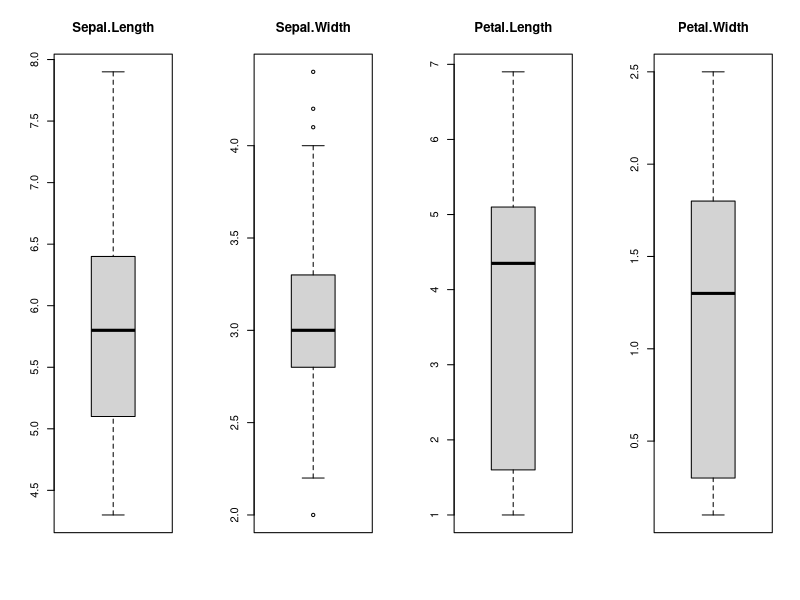
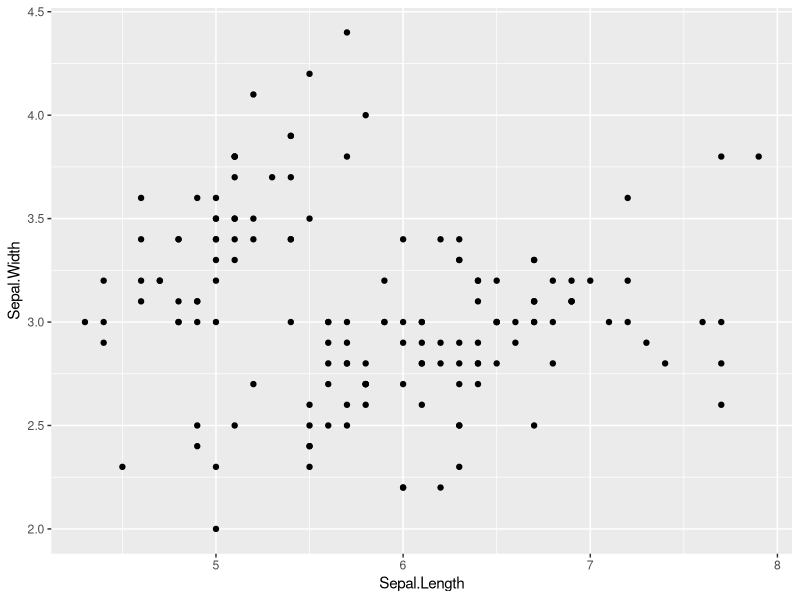
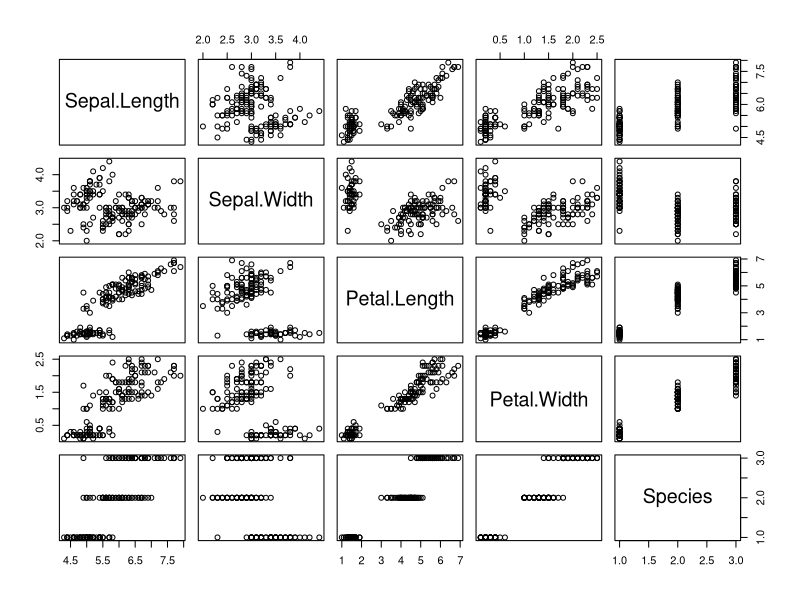
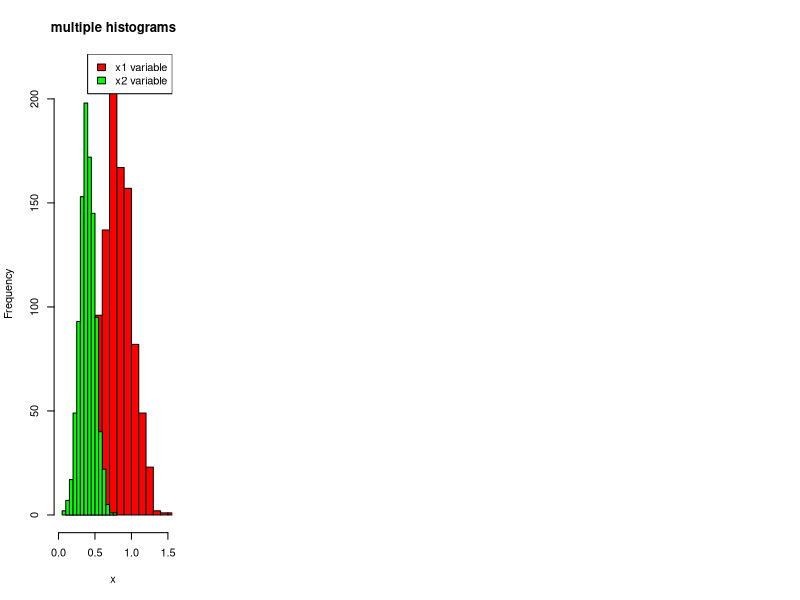
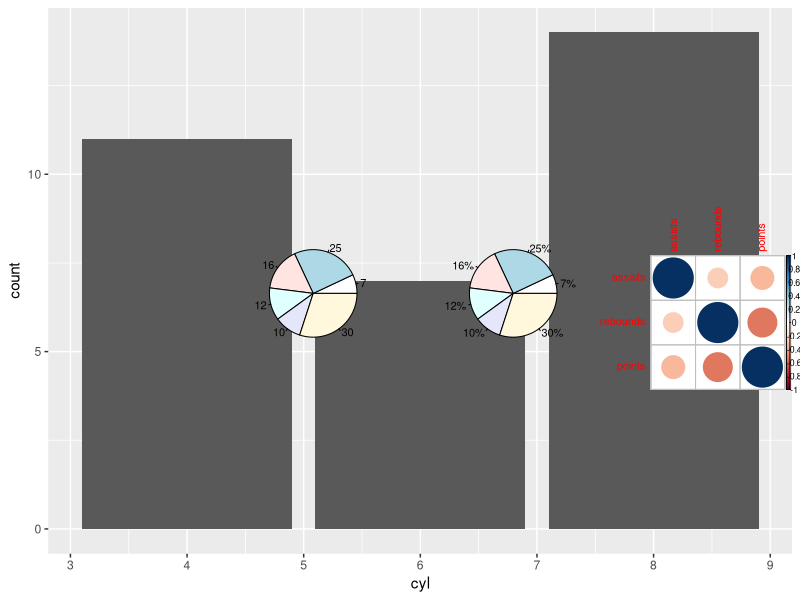

These charts were generated, in order, by the following R code:

#boxplots
data(iris)

#create separate boxplots for each attribute
par(mfrow=c(1,4))
for(i in 1:4){
  boxplot(iris[,i],main=names(iris)[i])
}
View(iris)

#data distribution using scatter plots
install.packages("ggplot2")
library("ggplot2")
ggplot(iris,aes(Sepal.Length,Sepal.Width))+geom_point()

#load the data
data(iris)

#pair-wise scatterplots of all 4 attributes 
pairs(iris)

#creating histogram

#make this example reproducible
set.seed(1)

#define data
x1 = rnorm(1000,mean=0.8,sd=0.2)
x2 = rnorm(1000,mean=0.4,sd=0.1)

#plot two histograms in same graph
hist(x1, col='red',xlim =c(0,1.5),main='multiple histograms',xlab='x')
hist(x2, col='green',add=TRUE)

#add legend 
legend('topright',c('x1 variable','x2 variable'),fill = c('red','green'))

#creating bar graphs
ggplot(mtcars,aes(x=cyl))+geom_bar()

#creating bar graphs
count <-c(7,25,16,12,10,30)
pie(count,labels = count)
pie(count,labels = paste0(count,"%"))

#creating coorelation matrix
#a correlation matrix is a square table that shows the correlation coefficients between variables in data
#it offers a quick way to understand the strength of the linear relationships that exists  

df<-data.frame(assists=c(4,5,5,6,7,8,8,10),
               rebounds=c(12,14,13,7,8,8,9,13),
               points=c(22,24,26,26,29,32,20,14))

#create correlation matrix
#we cause the corrplot() func from the corrplot package in r to visual the correlation
install.packages("corrplot")
library(corrplot)

#visualize correlation matrix 
corrplot(cor(df))
cor(df)